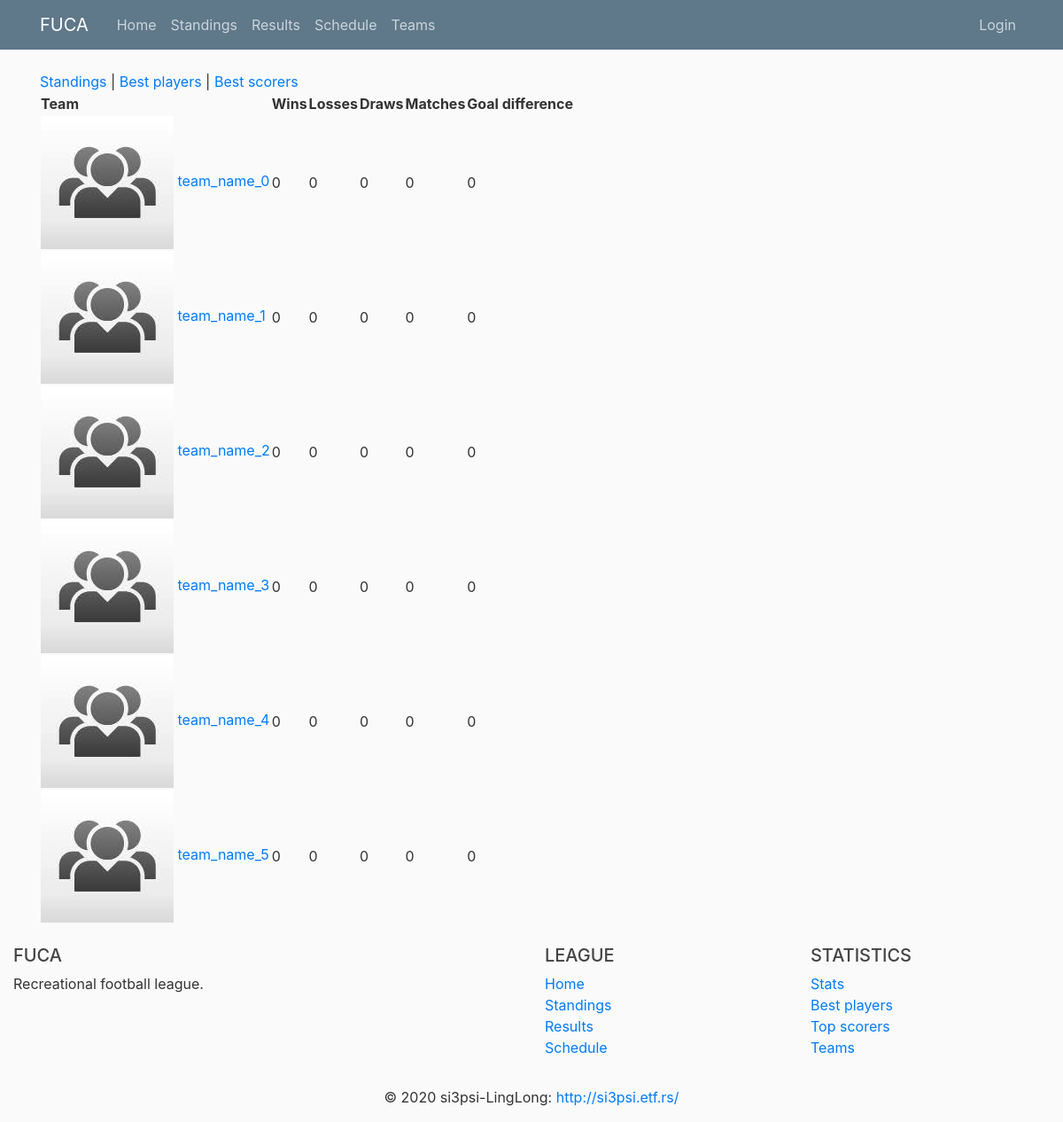
Page /standings on the earlier database version.
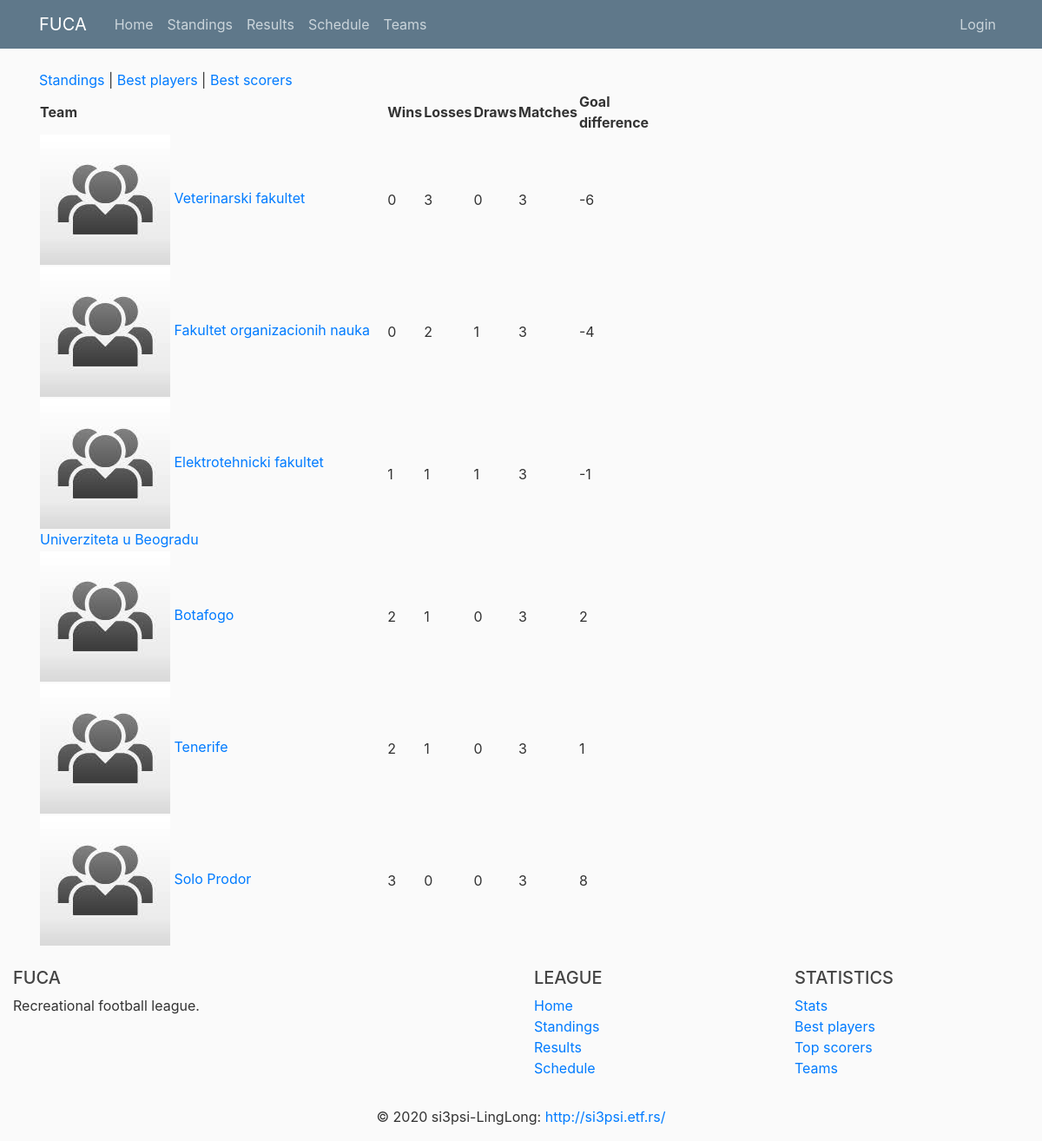
Same page on the later database version.
### fuca/models.py (models this page shows, shortened)
class Team(db.Model):
    __tablename__ = 'team'
    id          = db.Column(db.Integer,     primary_key=True)
    name        = db.Column(db.String(100), nullable=False, unique=True)
    matches     = db.Column(db.Integer,     nullable=False, default=0)
    wins        = db.Column(db.Integer,     nullable=False, default=0)
    losses      = db.Column(db.Integer,     nullable=False, default=0)
    draws       = db.Column(db.Integer,     nullable=False, default=0)
    goal_diff   = db.Column(db.Integer,     nullable=False, default=0)
    logo_image  = db.Column(db.String(20),  nullable=False, default='default.jpg')
    captain_id  = db.Column(db.Integer, db.ForeignKey('player.id'))
    host_matches    = db.relationship('Match',  backref='host_team',    lazy=True,  foreign_keys=Match.host_team_id)
    guest_matches   = db.relationship('Match',  backref='guest_team',   lazy=True,  foreign_keys=Match.guest_team_id)
    players         = db.relationship('Player', backref='team',         lazy=True,  foreign_keys=Player.team_id)
    def points(self):
        return self.wins*3 + self.draws*1
    def jinja_dict(self):
        return {'name'          : self.name,
                'logo'          : self.logo_image,
                'matches'       : self.matches,
                'wins'          : self.wins,
                'losses'        : self.losses,
                'draws'         : self.draws,
                'goal_diff'     : self.goal_diff,
                'points'        : self.points(),
                'id'            : self.id}

### fuca/routes/standings_routes.py (the view)
@app.route("/standings")
def standings():
    teams_db = Team.query.all()
    teams = [team.jinja_dict() for team in teams_db]
    teams = sorted(teams, key=lambda team: team['points'])
    for team in teams:
        team['logo'] = url_for('static', filename='images/teams/{}'.format(team['logo']))
    return render_template('standings/standings.html', teams=teams, title='Standings')

### fuca/templates/standings/standings.html
{% extends 'standings/standings-layout.html' %}
{% block standings_content %}
    <table>
        <thead>
            <th>Team</th>
            <th>Wins</th>
            <th>Losses</th>
            <th>Draws</th>
            <th>Matches</th>
            <th>Goal difference</th>
        </thead>
        {% for team in teams %}
        <tr>
            <td>
                <a href="{{ url_for('team', id=team.id)}}">
                    <img src="{{ team.logo }}">
                    {{ team.name }}
                </a>
            </td>
            <td>{{ team.wins }}</td>
            <td>{{ team.losses }}</td>
            <td>{{ team.draws }}</td>
            <td>{{ team.matches }}</td>
            <td>{{ team.goal_diff }}</td>
        </tr>
        {% endfor %}
    </table>
{% endblock standings_content %}

### fuca/templates/standings/standings-layout.html
{% extends 'home/layout.html' %}
{% block content %}
    <a href="{{ url_for('standings') }}">Standings</a> |
    <a href="{{ url_for('bestplayers') }}">Best players</a> |
    <a href="{{ url_for('bestscorers') }}">Best scorers</a>
    {% block standings_content %}{% endblock standings_content%}
{% endblock content %}

### fuca/templates/home/layout.html (shortened to what this page needs)
<!DOCTYPE html>
<html>
    <head>
        <link   rel="stylesheet"
                href="https://maxcdn.bootstrapcdn.com/bootstrap/4.0.0/css/bootstrap.min.css"
>
        <link rel="stylesheet" type="text/css" href="{{ url_for('static', filename='main.css') }}">
    </head>
    <body>
        <header class="site-header">
            <nav class="navbar navbar-expand-md navbar-dark bg-steel fixed-top">
                <div class="container">
                    <a class="navbar-brand mr-4" href="/">FUCA</a>
                    <div class="collapse navbar-collapse" id="navbarToggle">
                        <div class="navbar-nav mr-auto">
                            <a class="nav-item nav-link" href="{{ url_for('home') }}"> Home</a>
                            <a class="nav-item nav-link" href="{{ url_for('standings') }}"> Standings </a>
                            <a class="nav-item nav-link" href="{{ url_for('results') }}"> Results </a>
                            <a class="nav-item nav-link" href="{{ url_for('schedule') }}"> Schedule </a>
                            <a class="nav-item nav-link" href="{{ url_for('teams') }}"> Teams </a>
                        </div>
                        <div class="navbar-nav">
                            <a class="nav-item nav-link" href="{{ url_for('login') }}">Login</a>
                        </div>
                    </div>
                </div>
            </nav>
        </header>
        <main role="main" class="container">
            <div class="row">
                <div class="col-md-8">
                    {% block content %}{% endblock %}
                </div>
            </div>
        </main>
        <footer class="page-footer font-small blue pt-4">
            <div class="container-fluid text-center text-md-left">
                <div class="row">
                    <div class="col-md-6 mt-md-0 mt-3">
                        <h5 class="text-uppercase">FUCA</h5>
                        <p>Recreational football league.</p>
                    </div>
                    <div class="col-md-3 mb-md-0 mb-3">
                        <h5 class="text-uppercase">League</h5>
                        <ul class="list-unstyled">
                            <li>
                                <a href="#!">Home</a>
                            </li>
                            <li>
                                <a href="#!">Standings</a>
                            </li>
                            <li>
                                <a href="#!">Results</a>
                            </li>
                            <li>
                                <a href="#!">Schedule</a>
                            </li>
                        </ul>
                    </div>
                    <div class="col-md-3 mb-md-0 mb-3">
                        <h5 class="text-uppercase">Statistics</h5>
                        <ul class="list-unstyled">
                            <li>
                                <a href="#!">Stats</a>
                            </li>
                            <li>
                                <a href="#!">Best players</a>
                            </li>
                            <li>
                                <a href="#!">Top scorers</a>
                            </li>
                            <li>
                                <a href="#!">Teams</a>
                            </li>
                        </ul>
                    </div>
                </div>
            </div>
            <div class="footer-copyright text-center py-3">© 2020 si3psi-LingLong:
                <a href="http://si3psi.etf.rs/"> http://si3psi.etf.rs/ </a>
            </div>
        </footer>
    </body>
</html>

### fuca/static/main.css (style rules this page uses)
body { background: #fafafa; color: #333333; margin-top: 5rem; }
h1, h2, h3, h4, h5, h6 { color: #444444; }
.bg-steel { background-color: #5f788a; }
.site-header .navbar-nav .nav-link { color: #cbd5db; }

Differences in the rows shown:
changed Team: name "team_name_2" → "Veterinarski fakultet"; losses "0" → "3"; matches "0" → "3"; goal_diff "0" → "-6"; moves up the list
changed Team: name "team_name_1" → "Fakultet organizacionih nauka"; losses "0" → "2"; draws "0" → "1"; matches "0" → "3"; goal_diff "0" → "-4"; moves down the list
changed Team: name "team_name_0" → "Elektrotehnicki fakultet Univerziteta u Beogradu"; wins "0" → "1"; losses "0" → "1"; draws "0" → "1"; matches "0" → "3"; goal_diff "0" → "-1"
changed Team: name "team_name_3" → "Botafogo"; wins "0" → "2"; losses "0" → "1"; matches "0" → "3"; goal_diff "0" → "2"
changed Team: name "team_name_5" → "Tenerife"; wins "0" → "2"; losses "0" → "1"; matches "0" → "3"; goal_diff "0" → "1"; moves up the list
changed Team: name "team_name_4" → "Solo Prodor"; wins "0" → "3"; matches "0" → "3"; goal_diff "0" → "8"
